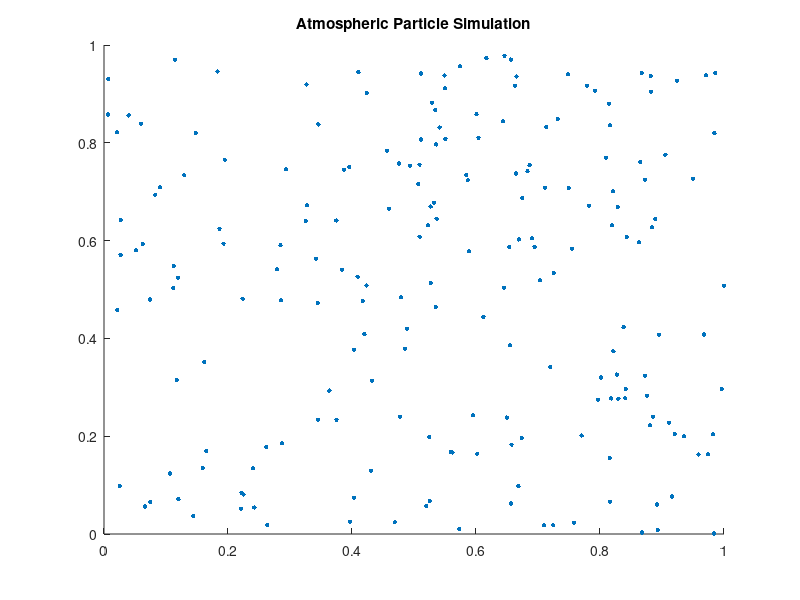

Here is the MATLAB script that generated this plot:
function Particle_Simulation()

figure;

for i = 1:100

    scatter(rand(1,200),rand(1,200),10,'filled');

    axis([0 1 0 1]);

    title('Atmospheric Particle Simulation');

    drawnow;

end

end
